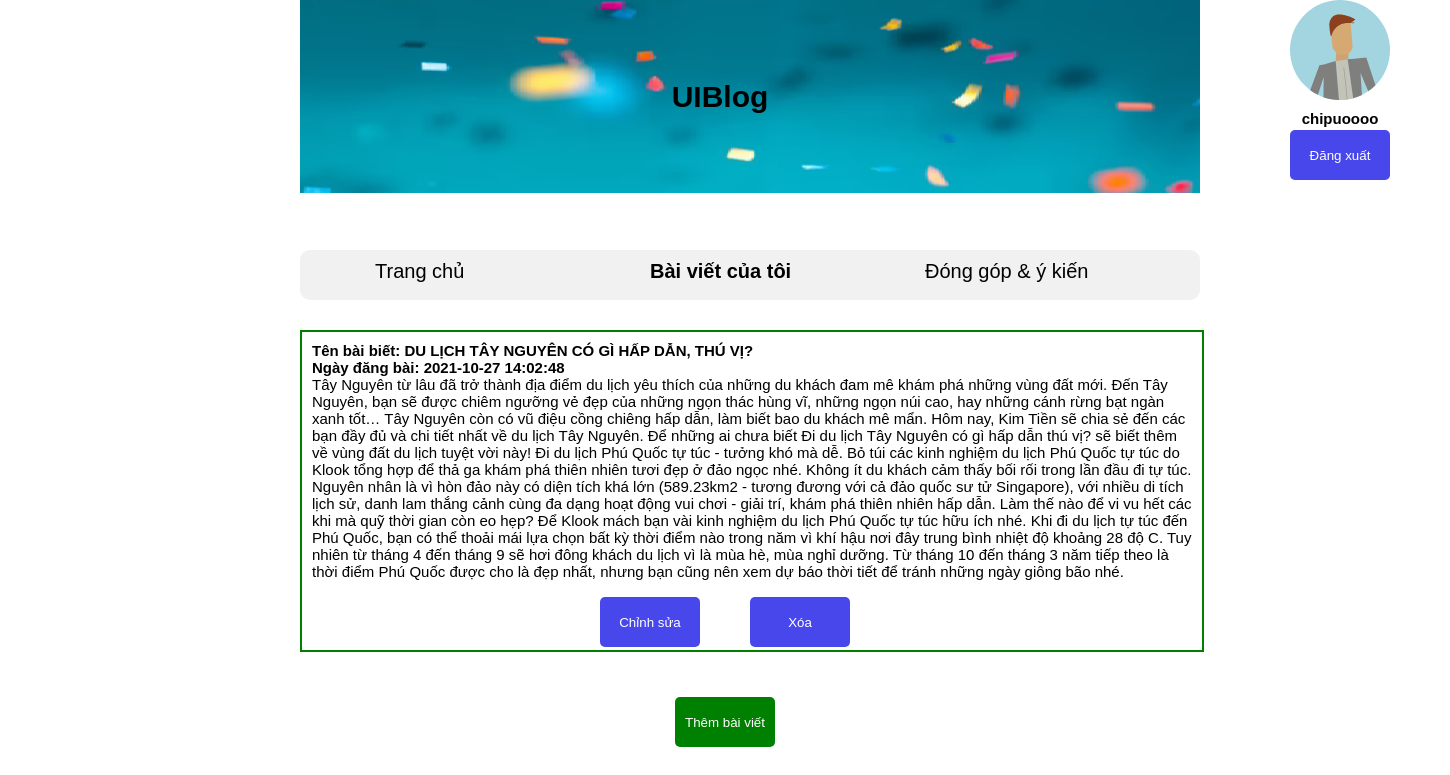
/myBlog/myBlog.php (signed in), run on the app's committed database.
### tables this page shows
CREATE TABLE IF NOT EXISTS `tb_posts` (
  `ID_POSTS` int(11) NOT NULL AUTO_INCREMENT,
  `ID_USER` int(11) DEFAULT NULL,
  `CONTENT` varchar(10000) DEFAULT NULL,
  `TIME` datetime DEFAULT NULL,
  `POST_NAME` varchar(100) DEFAULT NULL,
  PRIMARY KEY (`ID_POSTS`),
  KEY `ID_USER` (`ID_USER`)
);

### myBlog/myBlog.php (the view, shortened to what this page needs)
<?php
    $host = 'localhost';
    $host_user = 'root';
    $host_password = '';
    $database = 'demo';
    $conn = new mysqli($host, $host_user, $host_password, $database);
    $id_u = $_SESSION['ID'];
    $sql = "SELECT TB_POSTS.POST_NAME, TB_POSTS.TIME, TB_POSTS.CONTENT FROM TB_POSTS WHERE TB_POSTS.ID_USER = $id_u";
    $kq = $conn->query($sql);
?>
<!DOCTYPE html>
<html lang="en">
<head>
    <link rel="stylesheet" href="myBlog.css">
</head>
<body>
    <header>
        <div class="header__banner">
            <img src="banner_mini.png" alt="banner_mini" id="header--banner-img">
            <h1>UIBlog</h1>
        </div>
        <div class="header__logOut">
            <img src="user1.svg" alt="user1" id="header--user1--img">
            <?php
                echo "<strong id='username'>".$_SESSION["username"]."</strong>";
            ?>
            <a href="../logout.php"><input type="button" value="Đăng xuất" id="btn_logout" ></a>
        </div>
    </header>
    <section>
        <ul>
            <li><a href="../home-page/home-page.php">Trang chủ</a></li>
            <li><strong><a href="./myBlog.php">Bài viết của tôi</a></strong></li>
            <li><a href="../blogComment/blogComment.php">Đóng góp & ý kiến</a></li>
        </ul>
        <?php while ($row = $kq->fetch_assoc()) { ?>
        <div id="contentBox">
            <div class="section_box">
                <p id="content">
                    <strong>Tên bài biết: <?php echo $row["POST_NAME"]; ?> <br>
                        Ngày đăng bài: <?php echo $row["TIME"]; ?></strong> <br>
                    <?php echo $row["CONTENT"]; ?>
                </p>
            </div>
            <div class="section__buttonInside">
                <input type="button" onclick="editContent()" value="Chỉnh sửa" id="editButton">
                <input type="button" onclick="removeContent()" value="Xóa" id="deleteButton">
            </div>
        </div>
        <?php } ?>
        <input type="button" value="Thêm bài viết" id="buttonOutside">
    </section>
</body>
</html>

### myBlog/myBlog.css (style rules this page uses)
* { margin: 0; padding: 0; }
body { font-family: Arial, Helvetica, sans-serif; font-size: 15px; }
header { position: relative; width: 1440px; height: 250px; }
.header__banner { position: relative; width: 100%; }
#header--banner-img { position: absolute; width: 900px; left: 300px; }
header h1 { position: absolute; width: 100%; text-align: center; top: 80px; }
.header__logOut { position: relative; }
#header--user1--img { width: 100px; height: 100px; position: absolute; right: 50px; }
header input { width: 100px; height: 50px; color: white; background-color: rgb(71, 71, 236); border-radius: 5px; border: none; position: absolute; right: 50px; top: 130px; }
#username { position: absolute; top: 110px; right: 100px; transform: translateX(50%); }
section ul { display: flex; height: 50px; width: 900px; background-color: #f1f1f1; border: none; border-radius: 10px; margin-left: 300px; }
section { width: 1440px; height: 500px; }
section li { list-style-type: none; width: 200px; height: 50px; font-size: 20px; padding-top: 10px; padding-left: 75px; }
section li a { color: black; text-decoration: none; text-align: center; }
.section_box { position: relative; left: 300px; top: 30px; width: 900px; min-height: 200px; height: auto; border: green 2px solid; padding: 10px 0 10px 0; }
.section__buttonInside { display: flex; position: relative; margin-left: 600px; margin-top: -25px; }
#editButton { width: 100px; height: 50px; color: white; background-color: rgb(71, 71, 236); border-radius: 5px; border: none; max-width: 200px; }
#content { padding-bottom: 60px; padding-left: 10px; padding-right: 10px; }
#deleteButton { width: 100px; height: 50px; color: white; background-color: rgb(71, 71, 236); border-radius: 5px; border: none; position: absolute; left: 150px; }
#buttonOutside { margin-left: 675px; margin-top: 50px; width: 100px; height: 50px; color: white; background-color: green; border-radius: 5px; border: none; }

### data on the page
tb_posts: POST_NAME "DU LỊCH TÂY NGUYÊN CÓ GÌ HẤP DẪN, THÚ VỊ?", TIME "2021-10-27 14:02:48", CONTENT "Tây Nguyên từ lâu đã trở thành địa điểm du lịch yêu thích của những du khách đam mê khám phá những vùng đất mới. Đến Tây Nguyên, bạn sẽ được chiêm ngưỡng vẻ đẹp của những ngọn thác hùng vĩ, những ngọn núi cao, hay những cánh rừng bạt ngàn xanh tốt… Tây Nguyên còn có vũ điệu cồng chiêng hấp dẫn, làm biết bao du khách mê mẩn. Hôm nay, Kim Tiền sẽ chia sẻ đến các bạn đầy đủ và chi tiết nhất về du lịch Tây Nguyên. Để những ai chưa biết Đi du lịch Tây Nguyên có gì hấp dẫn thú vị? sẽ biết thêm về vùng đất du lịch tuyệt vời này! Đi du lịch Phú Quốc tự túc - tưởng khó mà dễ. Bỏ túi các kinh nghiệm du lịch Phú Quốc tự túc do Klook tổng hợp để thả ga khám phá thiên nhiên tươi đẹp ở đảo ngọc nhé.…"

### other printed values
$_SESSION["username"] "chipuoooo"
